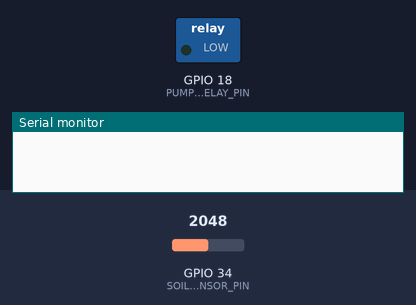
A sketch run on a simulated ESP32. On the bench: switched loads named in the sketch (green lamp = pin HIGH), the last lines printed to the serial monitor. Inputs (shaded band) come from the test bench; at power-on: GPIO 34 (SOIL_SENSOR_PIN) = 2048.

Above: at 1.2 s.
1.3 s: GPIO 34 (SOIL_SENSOR_PIN) set to 2409
5.5 s: GPIO 34 (SOIL_SENSOR_PIN) set to 2488
At 7.1 s:
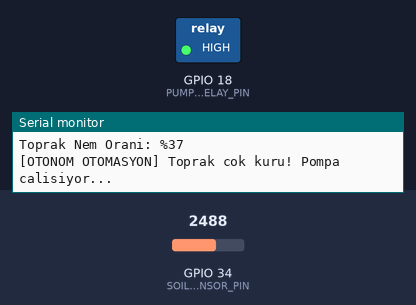
Timing chart, 0 to 8.6 s (numbered marks = the images above; inputs shaded):
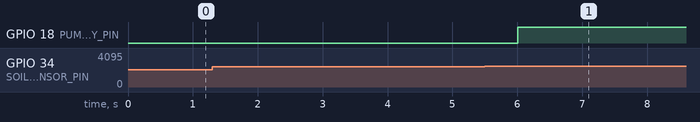

Measured:
- the behaviour switches between 2440 and 2441 on GPIO 34 (SOIL_SENSOR_PIN) (found by bisection; images 0 and 1)
- after the input at 5.5 s, GPIO 18 (PUMP_RELAY_PIN): LOW → HIGH after 0.50 s

The sketch:

009_ESP32_Agriculture_Project.ino
```cpp
// Toprak Nem Sensörü Modülü (Korozyona Dayanıklı / Kapasitif)
// 5V Mini Su Pompası (Dalgıç Pompa)
// Su Pompası İçin Akvaryum Hortumu
// 5V 1 Kanal Röle Modülü
// ESP32 NodeMCU
// Breadboard
// Jumper Kablolar

#include <WiFi.h>
#include <ThingerESP32.h>

// --- EVİNİZİN Wİ-Fİ BİLGİLERİNİ YAZIN ---
#define SSID "EV_WIFI_ADINIZ"
#define SSID_PASSWORD "EV_WIFI_SIFRENIZ"

// --- THINGER.IO KİMLİK BİLGİLERİ ---
#define USERNAME "Yunus_Kunduz"
#define DEVICE_ID "esp32_role_kartim"
#define DEVICE_CREDENTIAL "esp32_role_kartim"

ThingerESP32 thing(USERNAME, DEVICE_ID, DEVICE_CREDENTIAL);

// --- PİN TANIMLAMALARI ---
#define SOIL_SENSOR_PIN 34   // Kapasitif Toprak Nem Sensörü (Analog Giriş)
#define PUMP_RELAY_PIN 18    // Mini Su Pompası Rölesi (Dijital Çıkış)

// --- KALİBRASYON DEĞERLERİ ---
// Sensör tamamen havadayken (kuru) ve tamamen suyun içindeyken (ıslak) okunan analog değerler.
// Türkiye'de masada test ederken seri porttan bakıp bu sayıları hafifçe güncelleyebilirsiniz.
const int AIR_VALUE = 3200;   // Tamamen Kuru Toprak Değeri
const int WATER_VALUE = 1300; // Tamamen Islak Toprak Değeri

// Küresel Değişkenler
int soil_moisture_percent = 0;
bool manual_irrigation_command = false;
unsigned long pump_start_time = 0;
const unsigned long PUMP_DURATION = 3000; // 3 saniye (3000 milisaniye)

void setup() {
  Serial.begin(115200);

  pinMode(PUMP_RELAY_PIN, OUTPUT);
  digitalWrite(PUMP_RELAY_PIN, LOW); // Başlangıçta pompa kapalı

  // Thinger.io Wi-Fi Bağlantısını Başlat
  thing.add_wifi(SSID, SSID_PASSWORD);

  // --- THINGER.IO TELEFON PANEL ENTEGRASYONU ---

  // 1. Telefondan Anlık Nem Yüzdesini İzleme Endpoint'i
  thing["plant_telemetry"] >> [](pson& out){
    out["moisture_level"] = soil_moisture_percent;
  };

  // 2. Telefondan "3 Saniyelik Can Suyu Ver" Buton Endpoint'i
  thing["remote_water_button"] << [](pson& in){
    if(in.is_empty()){
      in = manual_irrigation_command;
    } else {
      bool button_clicked = in;
      // Eğer telefondaki butona basıldıysa ve pompa şu an çalışmıyorsa
      if(button_clicked && !manual_irrigation_command && digitalRead(PUMP_RELAY_PIN) == LOW){
        manual_irrigation_command = true;
        pump_start_time = millis(); // Zamanlayıcıyı başlat
        digitalWrite(PUMP_RELAY_PIN, HIGH); // Pompayı çalıştır
        Serial.println("[TELEFON KOMUTU] Uzaktan 3 saniyelik sulama baslatildi!");
      }
    }
  };
}

void loop() {
  thing.handle();

  // --- 1. ADIM: TOPRAK NEMİNİ ÖLÇME VE YÜZDEYE ÇEVİRME ---
  static unsigned long last_sampling = 0;
  if (millis() - last_sampling > 2000) { // Her 2 saniyede bir oku
    last_sampling = millis();

    int raw_analog_value = analogRead(SOIL_SENSOR_PIN);

    // Analog değeri map fonksiyonu ile %0 ile %100 arasına dönüştürüyoruz
    soil_moisture_percent = map(raw_analog_value, AIR_VALUE, WATER_VALUE, 0, 100);

    // Sınır koruması (%0'ın altına veya %100'ün üzerine taşmaları engelle)
    if(soil_moisture_percent < 0) soil_moisture_percent = 0;
    if(soil_moisture_percent > 100) soil_moisture_percent = 100;

    Serial.print("Toprak Nem Orani: %");
    Serial.println(soil_moisture_percent);

    // --- 2. ADIM: OTONOM SULAMA MANTIĞI (EDGE LOGIC) ---
    // Eğer toprak %40'ın altına düşerse ve manuel mod aktif değilse otonom sula
    if (soil_moisture_percent < 40 && !manual_irrigation_command) {
      digitalWrite(PUMP_RELAY_PIN, HIGH);
      Serial.println("[OTONOM OTOMASYON] Toprak cok kuru! Pompa calisiyor...");
    }
    // Toprak ideal nem seviyesi olan %70'e ulaştığında otonom pompayı kapat
    else if (soil_moisture_percent >= 70 && !manual_irrigation_command) {
      digitalWrite(PUMP_RELAY_PIN, LOW);
      Serial.println("[OTONOM OTOMASYON] Toprak ideal neme ulasti. Pompa durduruldu.");
    }
  }

  // --- 3. ADIM: TELEFONDAN GELEN MANUEL SULAMA ZAMANLAYICI KONTROLÜ ---
  if (manual_irrigation_command) {
    // Eğer 3 saniyelik süre dolduysa pompayı kapat ve durumu sıfırla
    if (millis() - pump_start_time >= PUMP_DURATION) {
      digitalWrite(PUMP_RELAY_PIN, LOW);
      manual_irrigation_command = false;

      // Thinger panelindeki butonu otomatik olarak tekrar "KAPALI" konumuna çek
      thing.stream(thing["remote_water_button"]);
      Serial.println("[TELEFON KOMUTU] 3 saniyelik guvenli sulama suresi doldu. Pompa kapatildi.");
    }
  }
}
```
